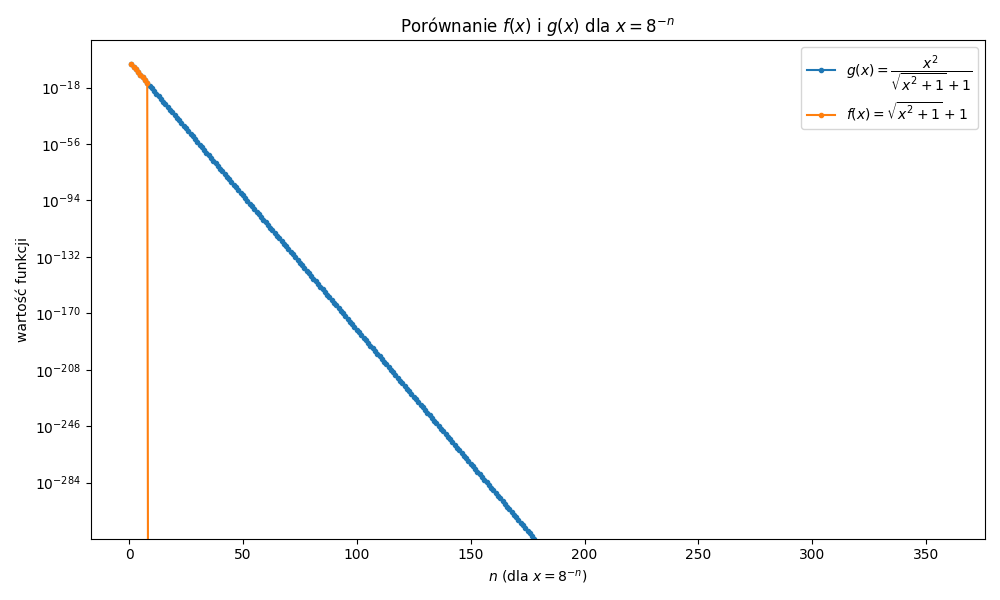

This figure's Python source:
import numpy as np
import matplotlib.pyplot as plt

data = np.loadtxt("wyniki6.txt")
if data.ndim == 1:
	data = data[np.newaxis, :]

n = data[:, 0]
f = data[:, 1]
g = data[:, 2]

fig, ax = plt.subplots(figsize=(10,6))
ax.semilogy(n, np.abs(g), marker='o', linestyle='-', markersize=3, label=r"$g(x)=\dfrac{x^2}{\sqrt{x^2+1}+1}$")
ax.semilogy(n, np.abs(f), marker='o', linestyle='-', markersize=3, label=r"$f(x)=\sqrt{x^2+1}+1$")

ax.set_xlabel(r"$n$ (dla $x=8^{-n}$)")
ax.set_ylabel("wartość funkcji")
ax.set_title(r"Porównanie $f(x)$ i $g(x)$ dla $x=8^{-n}$")
ax.legend(loc='best')

plt.tight_layout()
plt.savefig("zadanie6chart.png")
